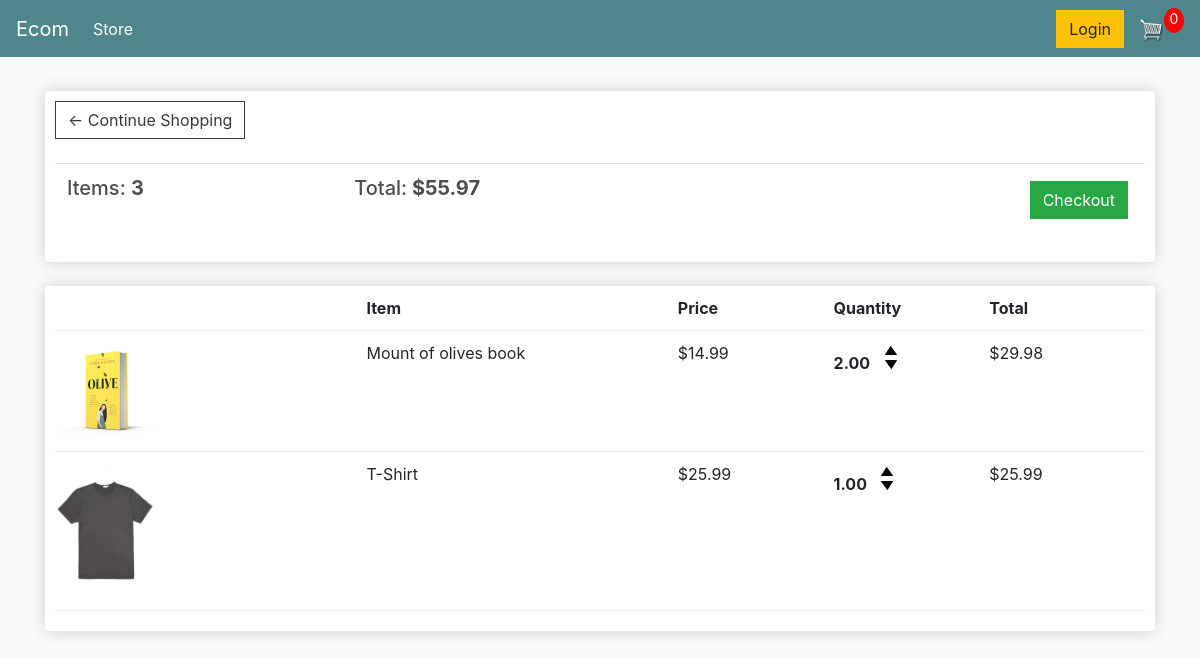
The app's page /cart/ (signed in) with its own data.
### store/models.py (models this page shows, shortened)
class Order(models.Model):
    customer = models.ForeignKey(Customer,on_delete=models.SET_NULL,null=True,blank=True)
    date_ordered = models.DateTimeField(auto_now_add=True)
    complete = models.BooleanField(default=False)
    transaction_id = models.CharField(max_length=100,null=True)
    def get_cart_total(self):
        orderitems = self.orderitem_set.all()
        total = sum([item.get_total for item in orderitems])
        return total
    def get_cart_items(self):
        orderitems = self.orderitem_set.all()
        total = sum([item.quantity for item in orderitems])
        return total

class OrderItem(models.Model):
    product = models.ForeignKey(Product,on_delete=models.SET_NULL,null=True)
    order = models.ForeignKey(Order,on_delete=models.SET_NULL,null=True)
    quantity = models.IntegerField(default=0,null=True,blank=True)
    date_added = models.DateTimeField(auto_now_add=True)
    @property
    def get_total(self):
        total = self.product.price * self.quantity
        return total

class Product(models.Model):
    name = models.CharField(max_length=200)
    price = models.FloatField()
    digital = models.BooleanField(default=False,null=True,blank=True)
    image = models.ImageField(null=True,blank=True)
    @property
    def imageURL(self):
        try:
            url = self.image.url
        except:
            url = ''
        return url

### store/views.py (the view)
# urls.py: path('cart/', views.cart,name="cart"),
def cart(request):
    if request.user.is_authenticated:
        customer = request.user.customer
        order, created = Order.objects.get_or_create(customer = customer, complete=False)
        items = order.orderitem_set.all()
    else:
        items = []
        order = {'get_cart_total': 0,'get_cart_items': 0}
    context = {'items':items,'order':order}
    return render(request, 'store/cart.html',context)

### store/templates/store/cart.html
{% extends 'store/main.html' %}
{% load static %}
{% block content %}
	<div class="row">
		<div class="col-lg-12">
			<div class="box-element">
				<a  class="btn btn-outline-dark" href="{% url 'store' %}">&#x2190; Continue Shopping</a>
				<br>
				<br>
				<table class="table">
					<tr>
						<th><h5>Items: <strong>{{order.get_cart_items}}</strong></h5></th>
						<th><h5>Total:<strong> ${{order.get_cart_total}}</strong></h5></th>
						<th>
							<a  style="float:right; margin:5px;" class="btn btn-success" href="{% url 'checkout' %}">Checkout</a>
						</th>
					</tr>
				</table>
			</div>
			<br>
			<div class="box-element">
				<div class="cart-row">
					<div style="flex:2"></div>
					<div style="flex:2"><strong>Item</strong></div>
					<div style="flex:1"><strong>Price</strong></div>
					<div style="flex:1"><strong>Quantity</strong></div>
					<div style="flex:1"><strong>Total</strong></div>
				</div>
				{% for item in items %}
				<div class="cart-row">
					<div style="flex:2"><img class="row-image" src="{{item.product.imageURL}}"></div>
					<div style="flex:2"><p>{{item.product.name}}</p></div>
					<div style="flex:1"><p>${{item.product.price}}</p></div>
					<div style="flex:1">
						<p class="quantity">{{item.quantity|floatformat:2}}</p>
						<div class="quantity">
							<img class="chg-quantity" src="{% static  'images/arrow-up.png' %}">
							<img class="chg-quantity" src="{% static  'images/arrow-down.png' %}">
						</div>
					</div>
					<div style="flex:1"><p>${{item.get_total}}</p></div>
				</div>
				{% endfor %}
			</div>
		</div>
	</div>
{% endblock content %}

### store/templates/store/main.html (shortened to what this page needs)
<!DOCTYPE html>
{% load static %}
<html>
<head>
	<link rel="stylesheet" href="https://stackpath.bootstrapcdn.com/bootstrap/4.4.1/css/bootstrap.min.css">
	<link rel="stylesheet" type="text/css" href="{% static 'css/main.css' %}">
</head>
<body>
    <nav class="navbar navbar-expand-lg navbar-dark bg-dark">
        <a class="navbar-brand" href="{% url 'store' %}">Ecom</a>
        <div class="collapse navbar-collapse" id="navbarSupportedContent">
          <ul class="navbar-nav mr-auto">
            <li class="nav-item active">
              <a class="nav-link" href="{% url 'store' %}">Store <span class="sr-only">(current)</span></a>
            </li>
          </ul>
          <div class="form-inline my-2 my-lg-0">
               <a href="#"class="btn btn-warning">Login</a>
               <a href="{% url 'cart' %}">
                  <img  id="cart-icon" src="{% static 'images/cart.png' %}">
              </a>
              <p id="cart-total">0</p>
          </div>
        </div>
      </nav>
    <div class="container">
        <br>
        {% block content %}
         {% endblock content %}
    </div>
</body>
</html>

### static/css/main.css (style rules this page uses)
body { background-color: hsl(0, 0%, 98%); }
h1,h2,h3,h4,h5,h6 { color:hsl(0, 0%, 30%); }
.box-element { box-shadow:hsl(0, 0%, 80%) 0 0 16px; background-color: #fff; border-radius: 4px; padding: 10px; }
.bg-dark { background-color: #4f868c!important; }
#cart-icon { width:25px; display: inline-block; margin-left: 15px; }
#cart-total { display: block; text-align: center; color:#fff; background-color: red; width: 20px; height: 25px; border-radius: 50%; font-size: 14px; }
.col-lg-4, .col-lg-6, .col-lg-8, .col-lg-12 { margin-top: 10px; }
.btn { border-radius: 0; }
.row-image { width: 100px; }
.cart-row { display: flex; align-items: flex-stretch; padding-bottom: 10px; margin-bottom: 10px; border-bottom: 1px solid #ececec; }
.quantity { display: inline-block; font-weight: 700; padding-right:10px; }
.chg-quantity { width: 12px; cursor: pointer; display: block; margin-top: 5px; transition:.1s; }

### records on screen
Order: get_cart_items "3", get_cart_total "55.97"
OrderItem: product.imageURL (picture), product.name "Mount of olives book", product.price "14.99", quantity "2.00", get_total "29.98"
OrderItem: product.imageURL (picture), product.name "T-Shirt", product.price "25.99", quantity "1.00", get_total "25.99"
